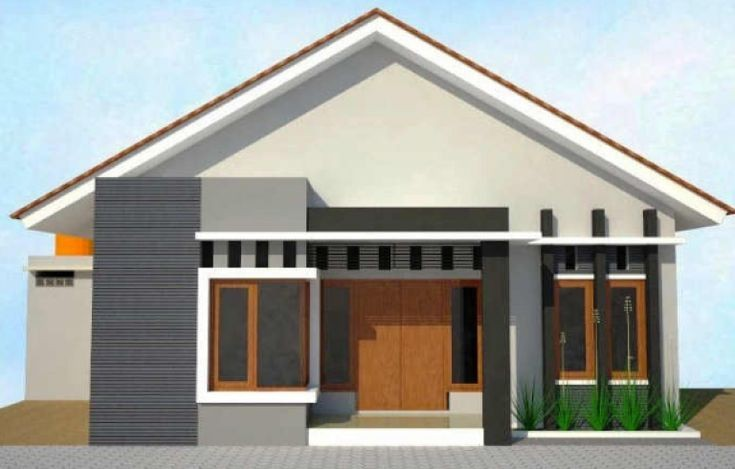
#> input picture PCD/TM06/rumah.jpg, 735 x 469 px, found by its file name
$ jupyter execute 5054241036_Implementasi_TransformasiHough.ipynb
#> lines starting #> are read from the running program, lines starting #| are printed output that depends on the picture; after the words box and inside, x2 and y2 are one past the last pixel; in counts of white or black regions, pixels touching at a corner belong together
**Transformasi Hough untuk Deteksi Garis dan Lingkaran**

---

### 1. Konsep Transformasi Hough

Transformasi Hough adalah metode dalam pengolahan citra digital untuk mendeteksi bentuk geometris, seperti garis dan lingkaran, dalam citra biner. Teknik ini memetakan piksel pada citra ke dalam suatu ruang parameter dan mencari puncak akumulasi yang mengindikasikan keberadaan suatu bentuk.

- **Untuk garis**: Representasi parametrik garis menggunakan rumus:
  $$ \rho = x \cos \theta + y \sin \theta $$
  di mana $ \rho $ adalah jarak dari titik asal ke garis, dan $ \theta $ adalah sudut garis terhadap sumbu-x.

- **Untuk lingkaran**: Lingkaran memiliki tiga parameter (x, y, r) dan memerlukan lebih banyak perhitungan atau metode berbasis edge. Dengan persamaan: $$ (x - a)^2 + (y - b)^2 = r^2 $$
di mana $(a,b)$ adalah titik pusat lingkaran dan $r$ adalah panjang jari-jari lingkaran.

---

### 2. Deteksi Garis dengan Hough Transform

```python
import cv2
import numpy as np
import matplotlib.pyplot as plt

# Baca citra dan ubah ke grayscale
img = cv2.imread('image.jpg')
gray = cv2.cvtColor(img, cv2.COLOR_BGR2GRAY)

# Deteksi tepi
edges = cv2.Canny(gray, 50, 150, apertureSize=3)

# Hough Transform untuk garis
lines = cv2.HoughLines(edges, 1, np.pi / 180, 150)

# Gambar garis pada citra
img_lines = img.copy()
if lines is not None:
    for rho, theta in lines[:,0]:
        a = np.cos(theta)
        b = np.sin(theta)
        x0 = a * rho
        y0 = b * rho
        x1 = int(x0 + 1000 * (-b))
        y1 = int(y0 + 1000 * (a))
        x2 = int(x0 - 1000 * (-b))
        y2 = int(y0 - 1000 * (a))
        cv2.line(img_lines, (x1,y1), (x2,y2), (0,0,255), 2)

# Visualisasi
plt.figure(figsize=(12,6))
plt.subplot(1,2,1), plt.imshow(edges, cmap='gray'), plt.title('Tepi Citra')
plt.subplot(1,2,2), plt.imshow(cv2.cvtColor(img_lines, cv2.COLOR_BGR2RGB)), plt.title('Deteksi Garis')
plt.show()
```

---

### 3. Deteksi Lingkaran dengan Hough Circle Transform

```python
# Menggunakan HoughCircles
circles = cv2.HoughCircles(gray, cv2.HOUGH_GRADIENT, dp=1.2, minDist=20,
                           param1=50, param2=30, minRadius=5, maxRadius=100)

img_circles = img.copy()

if circles is not None:
    circles = np.uint16(np.around(circles))
    for x, y, r in circles[0, :]:
        cv2.circle(img_circles, (x, y), r, (0, 255, 0), 2)
        cv2.circle(img_circles, (x, y), 2, (0, 0, 255), 3)

# Visualisasi
plt.figure(figsize=(6,6))
plt.imshow(cv2.cvtColor(img_circles, cv2.COLOR_BGR2RGB))
plt.title('Deteksi Lingkaran')
plt.axis('off')
plt.show()
```

---

### 4. Parameterisasi dan Eksperimen

Cobalah mengubah parameter berikut:
- `param2`: ambang akumulasi minimum untuk mendeteksi lingkaran.
- `minDist`: jarak minimum antar pusat lingkaran.
- `minRadius`, `maxRadius`: batas ukuran lingkaran.
- Threshold pada HoughLines.

#### Contoh Eksperimen: Pengaruh Parameter Threshold dan Resolusi
```python
for threshold in [50, 100, 150]:
    lines = cv2.HoughLines(edges, 1, np.pi / 180, threshold)
    temp_img = img.copy()
    if lines is not None:
        for line in lines:
            rho, theta = line[0]
            a = np.cos(theta)
            b = np.sin(theta)
            x0 = a * rho
            y0 = b * rho
            x1 = int(x0 + 1000 * (-b))
            y1 = int(y0 + 1000 * (a))
            x2 = int(x0 - 1000 * (-b))
            y2 = int(y0 - 1000 * (a))
            cv2.line(temp_img, (x1, y1), (x2, y2), (0, 255, 0), 2)
    plt.figure()
    plt.imshow(cv2.cvtColor(temp_img, cv2.COLOR_BGR2RGB))
    plt.title(f'Threshold Hough = {threshold}')
    plt.axis('off')
    plt.show()
```

---

### 5. Integrasi dengan Penyambungan Tepi Berdasarkan Kriteria Gradient

Sebelum menerapkan transformasi Hough, hasil deteksi tepi dapat diperhalus menggunakan metode penyambungan tepi dengan kriteria gradient, seperti Non-Maximum Suppression (NMS).

```python
# Gunakan hasil NMS atau Canny sebagai input
edges_nms = cv2.Canny(gray, 100, 200)
lines = cv2.HoughLines(edges_nms, 1, np.pi / 180, 100)
```

### 6. Kesimpulan

Transformasi Hough memungkinkan deteksi bentuk-bentuk geometris sederhana (seperti garis dan lingkaran) dalam citra dengan efisien. Dengan memanfaatkan representasi parametrik dan akumulasi dalam ruang parameter, kita dapat mendeteksi garis dan lingkaran secara robust meskipun dengan noise. Eksperimen parameter seperti threshold, jarak minimum antar garis/l ingkaran, dan resolusi dapat sangat memengaruhi sensitivitas dan akurasi hasil deteksi sehingga penting untuk mendapatkan hasil optimal.Hasil deteksi dapat ditingkatkan dengan integrasi preprocessing seperti filter gradient dan penyambungan tepi berbasis arah.

[cell 1]
import cv2
import numpy as np
import matplotlib.pyplot as plt

# Baca citra dan ubah ke grayscale
img = cv2.imread('rumah.jpg')
#> img is the input picture: shape (469, 735, 3); mean B, G, R 157.3, 162.4, 160.3
gray = cv2.cvtColor(img, cv2.COLOR_BGR2GRAY)
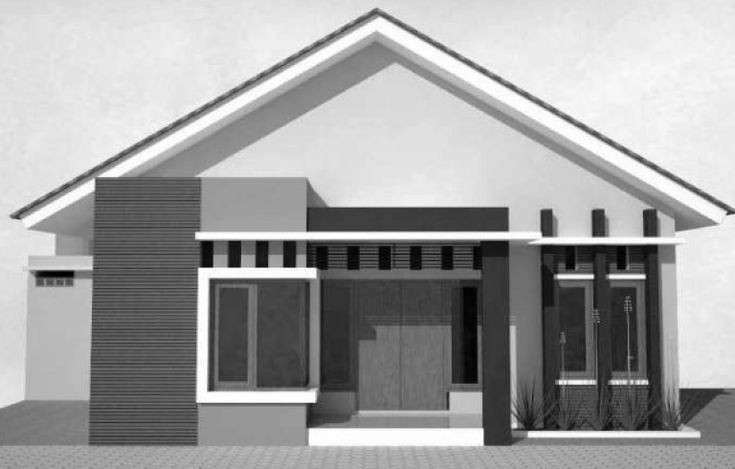
#> gray: shape (469, 735); min 0, max 255, mean 161.2

# Deteksi tepi
edges = cv2.Canny(gray, 50, 150, apertureSize=3)
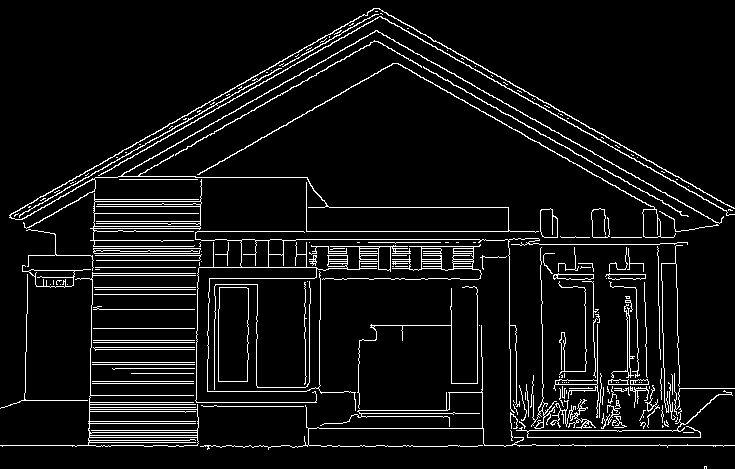
#> edges: shape (469, 735); 6.9% white in thin lines or dots

# Hough Transform untuk garis
lines = cv2.HoughLines(edges, 1, np.pi / 180, 150)
#> lines = 72 rows, first 8: [445, 1.57], [231, 1.57], [437, 1.57], [255, 1.57], [246, 1.57], [402, 1.57], [430, 1.57], [278, 1.57]

# Gambar garis pada citra
img_lines = img.copy()
if lines is not None:
    for rho, theta in lines[:,0]:
        a = np.cos(theta)
        b = np.sin(theta)
        x0 = a * rho
        y0 = b * rho
        x1 = int(x0 + 1000 * (-b))
        y1 = int(y0 + 1000 * (a))
        x2 = int(x0 - 1000 * (-b))
        y2 = int(y0 - 1000 * (a))
        cv2.line(img_lines, (x1,y1), (x2,y2), (0,0,255), 2)
#> this loop made 72 passes
#> (rho, theta, a, b, x0, y0, x1, y1) on passes 1 to 12: (445, 1.57, -4.37e-08, 1, -1.95e-05, 445, -1000, 444), (231, 1.57, -4.37e-08, 1, -1.01e-05, 231, -1000, 230), (437, 1.57, -4.37e-08, 1, -1.91e-05, 437, -1000, 436), (255, 1.57, -4.37e-08, 1, -1.11e-05, 255, -1000, 254), (246, 1.57, -4.37e-08, 1, -1.08e-05, 246, -1000, 245), (402, 1.57, -4.37e-08, 1, -1.76e-05, 402, -1000, 401), (430, 1.57, -4.37e-08, 1, -1.88e-05, 430, -1000, 429), (278, 1.57, -4.37e-08, 1, -1.22e-05, 278, -1000, 277), (267, 1.57, -4.37e-08, 1, -1.17e-05, 267, -1000, 266), (239, 1.57, -4.37e-08, 1, -1.04e-05, 239, -1000, 238), (253, 1.57, -4.37e-08, 1, -1.11e-05, 253, -1000, 252), (207, 1.57, -4.37e-08, 1, -9.05e-06, 207, -1000, 206)
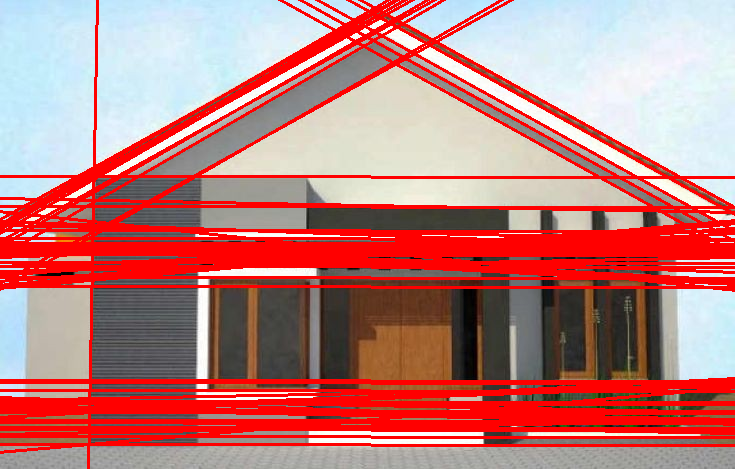
#> img_lines: shape (469, 735, 3); mean B, G, R 123.6, 126, 191.7

# Visualisasi
plt.figure(figsize=(12,6))
plt.subplot(1,2,1), plt.imshow(edges, cmap='gray'), plt.title('Tepi Citra')
plt.subplot(1,2,2), plt.imshow(cv2.cvtColor(img_lines, cv2.COLOR_BGR2RGB)), plt.title('Deteksi Garis')
plt.show()
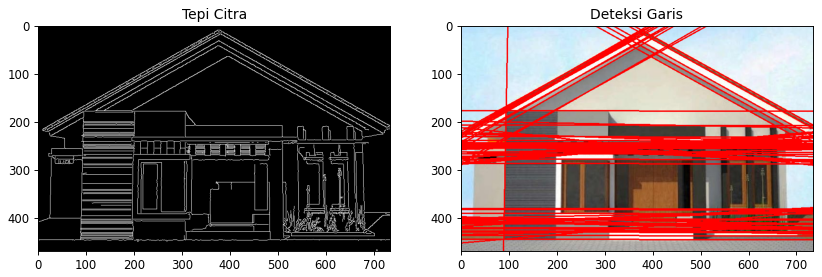
#> figure drawn by matplotlib, 2 panels

[cell 2]
circles = cv2.HoughCircles(gray, cv2.HOUGH_GRADIENT, dp=1.2, minDist=20,
                           param1=50, param2=30, minRadius=5, maxRadius=100)
#> circles = 343 rows, first 8: [225, 366.6, 99.32], [221.4, 336.6, 98], [498.6, 354.6, 98], [258.6, 361.8, 99.32], [225, 293.4, 98], [83.4, 286.2, 99.32], [540.6, 330.6, 99.32], [87, 363, 96.68]

img_circles = img.copy()

if circles is not None:
    circles = np.uint16(np.around(circles))
#> circles = 343 rows, first 8: [225, 367, 99], [221, 337, 98], [499, 355, 98], [259, 362, 99], [225, 293, 98], [83, 286, 99], [541, 331, 99], [87, 363, 97]
    for x, y, r in circles[0, :]:
        cv2.circle(img_circles, (x, y), r, (0, 255, 0), 2)
        cv2.circle(img_circles, (x, y), 2, (0, 0, 255), 3)
#> this loop made 343 passes
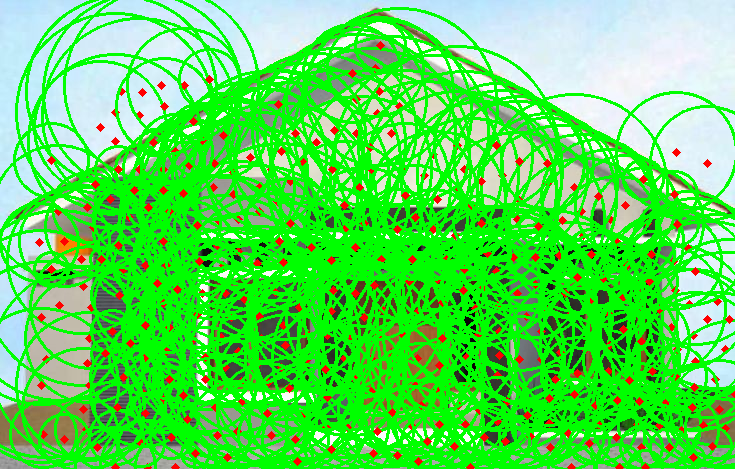
#> img_circles: shape (469, 735, 3); mean B, G, R 84.9, 221.1, 88.3

# Visualisasi
plt.figure(figsize=(6,6))
plt.imshow(cv2.cvtColor(img_circles, cv2.COLOR_BGR2RGB))
plt.title('Deteksi Lingkaran')
plt.axis('off')
plt.show()

[cell 3]
img2 = cv2.imread('eye2.jpg')
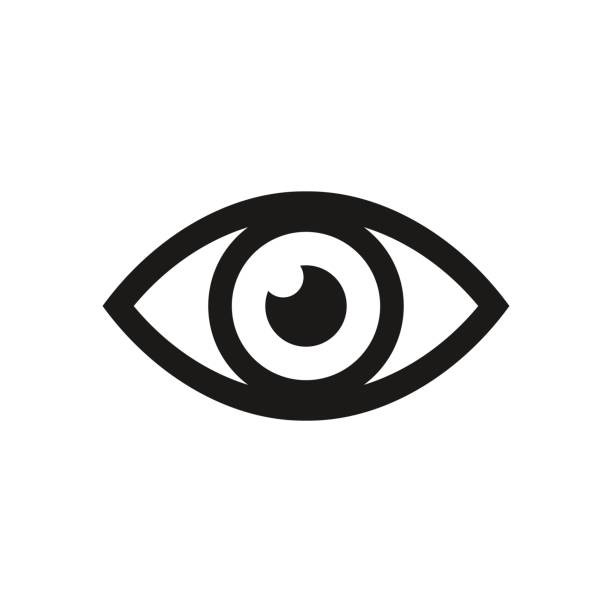
#> input picture PCD/TM06/eye2.jpg, 612 x 612 px, found by its file name
#> img2 is the input picture: shape (612, 612, 3); mean B, G, R 231.2, 231.4, 231.5
gray2 = cv2.cvtColor(img2, cv2.COLOR_BGR2GRAY)
circles = cv2.HoughCircles(gray2, cv2.HOUGH_GRADIENT, dp=1.2, minDist=20,
                           param1=50, param2=30, minRadius=5, maxRadius=100)
#> circles = 20 rows, first 8: [305.4, 305.4, 74.36], [321, 288.6, 96.68], [295.8, 324.6, 95.36], [324.6, 321, 98], [245.4, 305.4, 98], [385.8, 289.8, 75.44], [366.6, 307.8, 99.32], [222.6, 305.4, 61.04]

img2_circles = img2.copy()

if circles is not None:
    circles = np.uint16(np.around(circles))
#> circles = 20 rows, first 8: [305, 305, 74], [321, 289, 97], [296, 325, 95], [325, 321, 98], [245, 305, 98], [386, 290, 75], [367, 308, 99], [223, 305, 61]
    for x, y, r in circles[0, :]:
        cv2.circle(img2_circles, (x, y), r, (0, 255, 0), 2)
        cv2.circle(img2_circles, (x, y), 2, (0, 0, 255), 3)
#> this loop made 20 passes
#> (x, y, r) on passes 1 to 12: (305, 305, 74), (321, 289, 97), (296, 325, 95), (325, 321, 98), (245, 305, 98), (386, 290, 75), (367, 308, 99), (223, 305, 61), (183, 305, 61), (425, 337, 85), (401, 328, 71), (201, 327, 65)
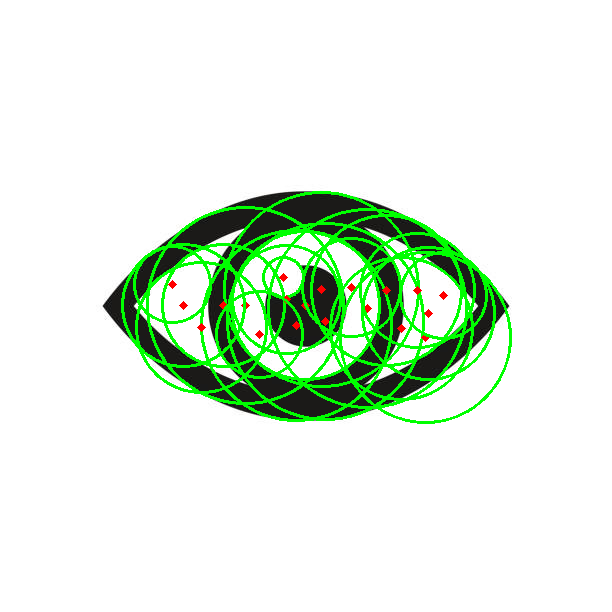
#> img2_circles: shape (612, 612, 3); 5.93% of pixels changed, all inside (x1, y1, x2, y2) = (121, 191, 512, 424)

# Visualisasi
plt.figure(figsize=(6,6))
plt.imshow(cv2.cvtColor(img2_circles, cv2.COLOR_BGR2RGB))
plt.title('Deteksi Lingkaran')
plt.axis('off')
plt.show()

[cell 4]
for threshold in [50, 100, 150]:
    lines = cv2.HoughLines(edges, 1, np.pi / 180, threshold)
    temp_img = img.copy()
    if lines is not None:
        for line in lines:
            rho, theta = line[0]
            a = np.cos(theta)
            b = np.sin(theta)
            x0 = a * rho
            y0 = b * rho
            x1 = int(x0 + 1000 * (-b))
            y1 = int(y0 + 1000 * (a))
            x2 = int(x0 - 1000 * (-b))
            y2 = int(y0 - 1000 * (a))
            cv2.line(temp_img, (x1, y1), (x2, y2), (0, 255, 0), 2)
    plt.figure()
    plt.imshow(cv2.cvtColor(temp_img, cv2.COLOR_BGR2RGB))
    plt.title(f'Threshold Hough = {threshold}')
    plt.axis('off')
    plt.show()
#> this loop made 3 passes
#> pass 1, `plt.show()`:
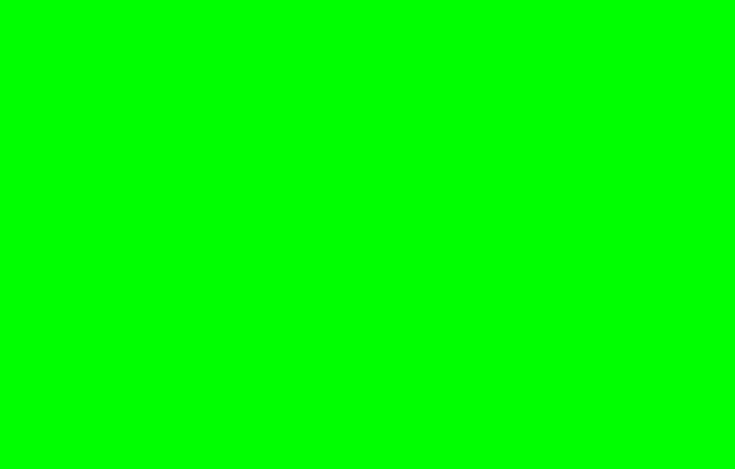
#> shown: shape (469, 735, 3); mean R, G, B 0, 255, 0
#> after the loop:
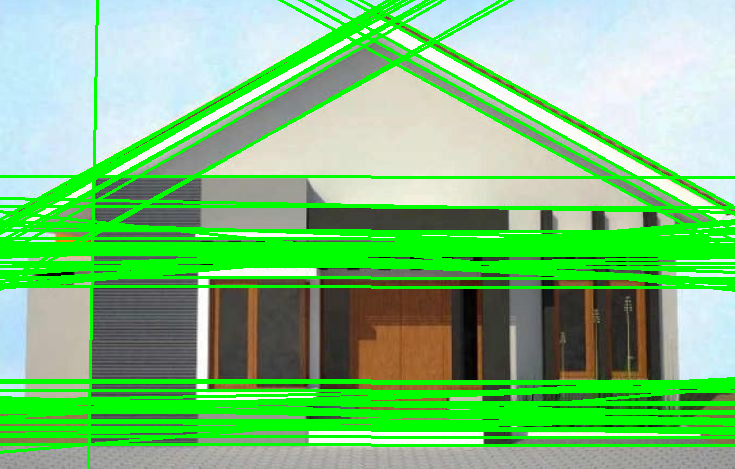
#> temp_img: shape (469, 735, 3); mean B, G, R 123.6, 194.3, 123.4

[cell 5]
# Gunakan hasil NMS atau Canny sebagai input
edges_nms = cv2.Canny(gray, 100, 200)
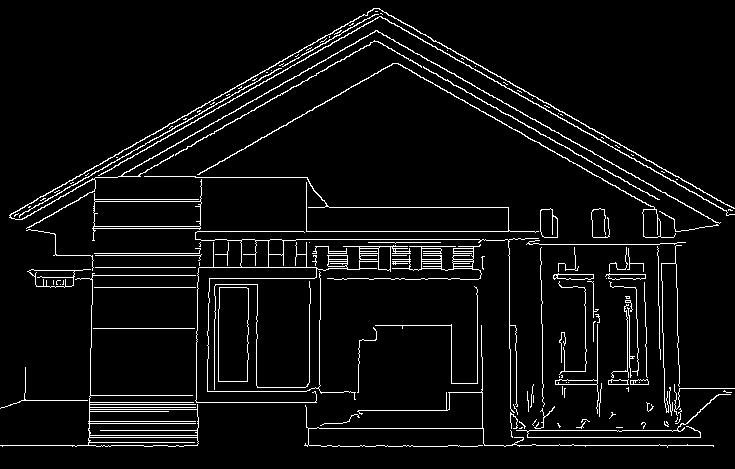
#> edges_nms: shape (469, 735); 5.3% white in thin lines or dots
lines = cv2.HoughLines(edges_nms, 1, np.pi / 180, 100)
#> lines = 166 rows, first 8: [445, 1.57], [231, 1.57], [437, 1.57], [278, 1.57], [430, 1.57], [255, 1.57], [402, 1.57], [239, 1.57]
